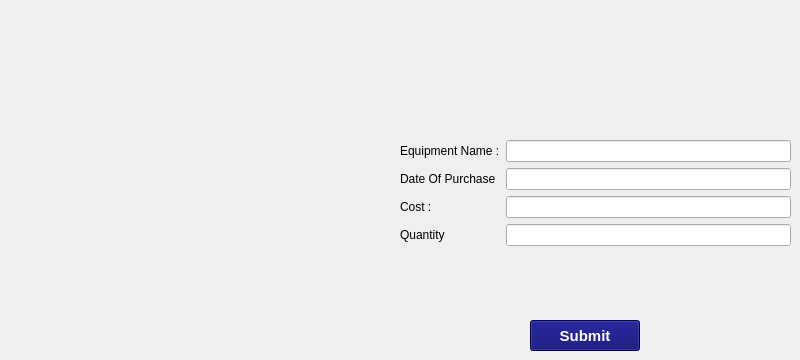
        <widget class="QWidget" name="AddEquipmenttab">
         <attribute name="title">
          <string>Add Equipments</string>
         </attribute>
         <widget class="QWidget" name="formLayoutWidget_7">
          <property name="geometry">
           <rect>
            <x>400</x>
            <y>140</y>
            <width>391</width>
            <height>151</height>
           </rect>
          </property>
          <layout class="QFormLayout" name="formLayout_6">
           <property name="fieldGrowthPolicy">
            <enum>QFormLayout::AllNonFixedFieldsGrow</enum>
           </property>
           <item row="0" column="0">
            <widget class="QLabel" name="equipmentNameLabel">
             <property name="text">
              <string>Equipment Name :</string>
             </property>
            </widget>
           </item>
           <item row="1" column="0">
            <widget class="QLabel" name="dateOfPurchaseLabel">
             <property name="text">
              <string>Date Of Purchase</string>
             </property>
            </widget>
           </item>
           <item row="1" column="1">
            <widget class="QLineEdit" name="dateOfPurchaseLineEdit"/>
           </item>
           <item row="2" column="0">
            <widget class="QLabel" name="costLabel">
             <property name="text">
              <string>Cost :</string>
             </property>
            </widget>
           </item>
           <item row="2" column="1">
            <widget class="QLineEdit" name="costLineEdit"/>
           </item>
           <item row="3" column="0">
            <widget class="QLabel" name="quantityLabel">
             <property name="text">
              <string>Quantity</string>
             </property>
            </widget>
           </item>
           <item row="3" column="1">
            <widget class="QLineEdit" name="quantityLineEdit"/>
           </item>
           <item row="0" column="1">
            <widget class="QLineEdit" name="equipmentNameLineEdit"/>
           </item>
          </layout>
         </widget>
         <widget class="QPushButton" name="submitButton_5">
          <property name="geometry">
           <rect>
            <x>530</x>
            <y>320</y>
            <width>110</width>
            <height>31</height>
           </rect>
          </property>
          <property name="font">
           <font>
            <family>Ubuntu</family>
            <pointsize>11</pointsize>
            <weight>75</weight>
            <italic>false</italic>
            <bold>true</bold>
           </font>
          </property>
          <property name="styleSheet">
           <string notr="true">background-color: rgb(0,0,106);
color: rgb(255,255,255);
font: 75 bold 11pt &quot;Ubuntu&quot;;
</string>
          </property>
          <property name="text">
           <string>Submit</string>
          </property>
         </widget>
        </widget>
